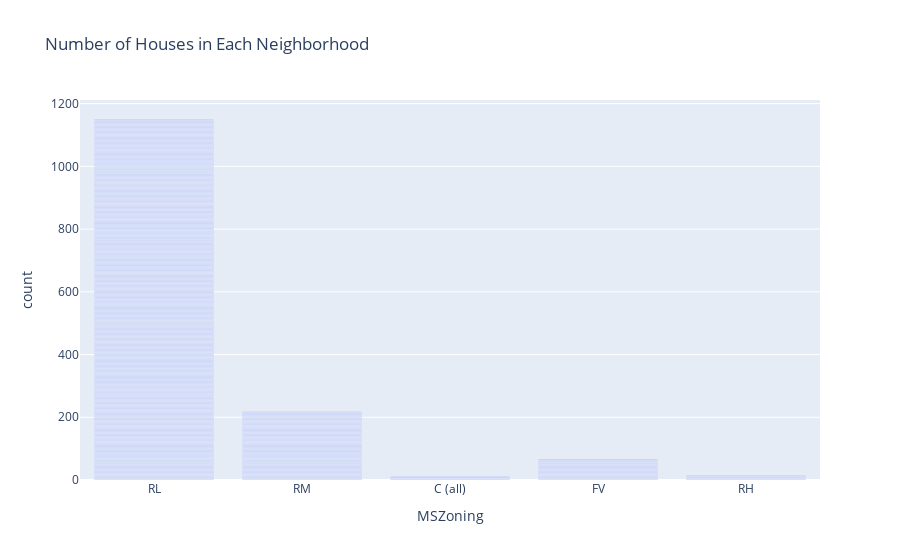

The cell this chart's notebook holds for it:
### Code cell
# numerical data
numerical_data = data.select_dtypes(include=['int64', 'float64'])

# categorical data
categorical_data = data.select_dtypes(include=['object'])

fig = px.bar(categorical_data, x='MSZoning', title='Number of Houses in Each Neighborhood')
fig.show()

### Figure 1 — Plotly figure (JSON) as saved in the notebook; plotly's stock layout.template omitted (floating-point values rounded to 4 significant figures; data arrays with more than 128 entries replaced by an {"elided": "..."} marker saying what was removed)
{"data": [{"alignmentgroup": "True", "hovertemplate": "MSZoning=%{x}<br>count=%{y}<extra></extra>", "legendgroup": "", "marker": {"color": "#636efa", "pattern": {"shape": ""}}, "name": "", "offsetgroup": "", "orientation": "v", "showlegend": false, "textposition": "auto", "type": "bar", "x": {"elided": "1460 str values"}, "xaxis": "x", "y": {"elided": "1460 int values"}, "yaxis": "y"}], "layout": {"barmode": "relative", "legend": {"tracegroupgap": 0}, "title": {"text": "Number of Houses in Each Neighborhood"}, "xaxis": {"anchor": "y", "domain": [0, 1], "title": {"text": "MSZoning"}}, "yaxis": {"anchor": "x", "domain": [0, 1], "title": {"text": "count"}}}}
